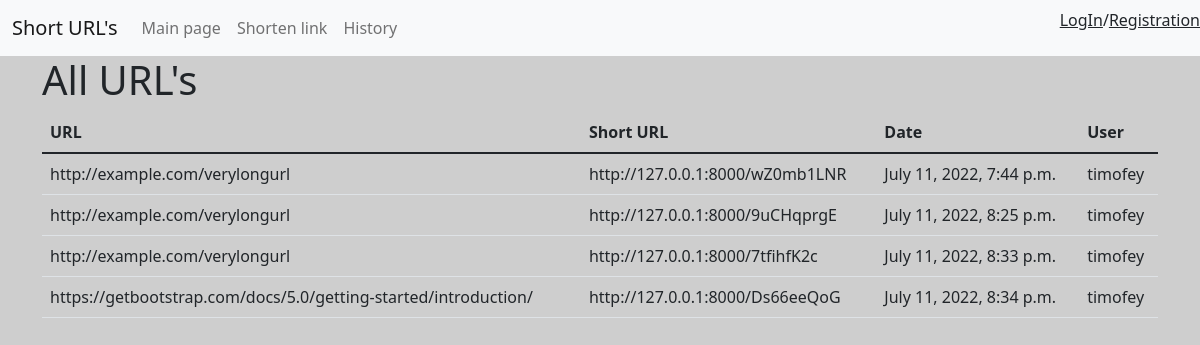
/, run on an earlier commit of the app's database.
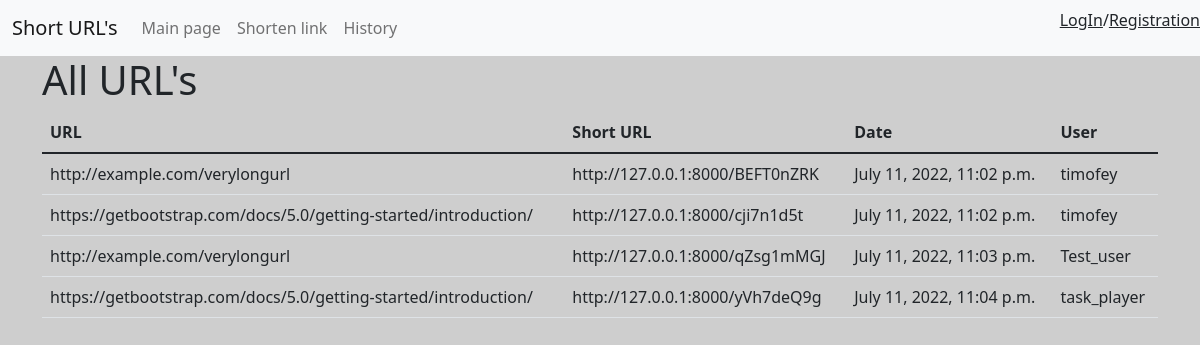
And on a later commit of the database.
### shorturl/models.py (models this page shows, shortened)
class Urls(models.Model):
    user = models.ForeignKey(
        settings.AUTH_USER_MODEL, on_delete=models.CASCADE, related_name='urls', verbose_name="creator", default=''
    )
    url = models.CharField(max_length=300, verbose_name='URL')
    short = models.CharField(max_length=200, verbose_name='short')
    created_at = models.DateTimeField(auto_now=True)

### shorturl/views.py (the view)
# urls.py: 2. Add a URL to urlpatterns:  path('', views.home, name='home')
def home(request):
    all_urls = Urls.objects.all()
    return render(request, "main/main.html", {'all_urls': all_urls})

### templates/main/main.html (shortened to what this page needs)
{% extends "base.html" %}
{% load i18n static crispy_forms_filters%}
{% load static %}
{% block content %}
        <h1>All URL's</h1>
        <table class="table">
        <thead>
        <tr>
            <th>URL</th>
            <th>Short URL</th>
            <th>Date</th>
            <th>User</th>
        </tr>
        </thead>
        <tbody>
        {% for item in all_urls %}
                <tr>
                    <td>{{ item.url }}</td>
                    <td>http://127.0.0.1:8000/{{ item.short }}</td>
                    <td>{{ item.created_at }}</td>
                    <td>{{ item.user }}</td>
                </tr>
        {% endfor %}
          </tbody>
    </table>
{% endblock %}

What changed in the data, as far as the page shows it:
removed Urls: url "http://example.com/verylongurl", short "wZ0mb1LNR", created_at "July 11, 2022, 7:44 p.m.", user "timofey"
removed Urls: url "http://example.com/verylongurl", short "9uCHqprgE", created_at "July 11, 2022, 8:25 p.m.", user "timofey"
removed Urls: url "http://example.com/verylongurl", short "7tfihfK2c", created_at "July 11, 2022, 8:33 p.m.", user "timofey"
removed Urls: url "https://getbootstrap.com/docs/5.0/getting-started/introduction/", short "Ds66eeQoG", created_at "July 11, 2022, 8:34 p.m.", user "timofey"
added Urls: url "http://example.com/verylongurl", short "BEFT0nZRK", created_at "July 11, 2022, 11:02 p.m.", user "timofey"
added Urls: url "https://getbootstrap.com/docs/5.0/getting-started/introduction/", short "cji7n1d5t", created_at "July 11, 2022, 11:02 p.m.", user "timofey"
added Urls: url "http://example.com/verylongurl", short "qZsg1mMGJ", created_at "July 11, 2022, 11:03 p.m.", user "Test_user"
added Urls: url "https://getbootstrap.com/docs/5.0/getting-started/introduction/", short "yVh7deQ9g", created_at "July 11, 2022, 11:04 p.m.", user "task_player"
